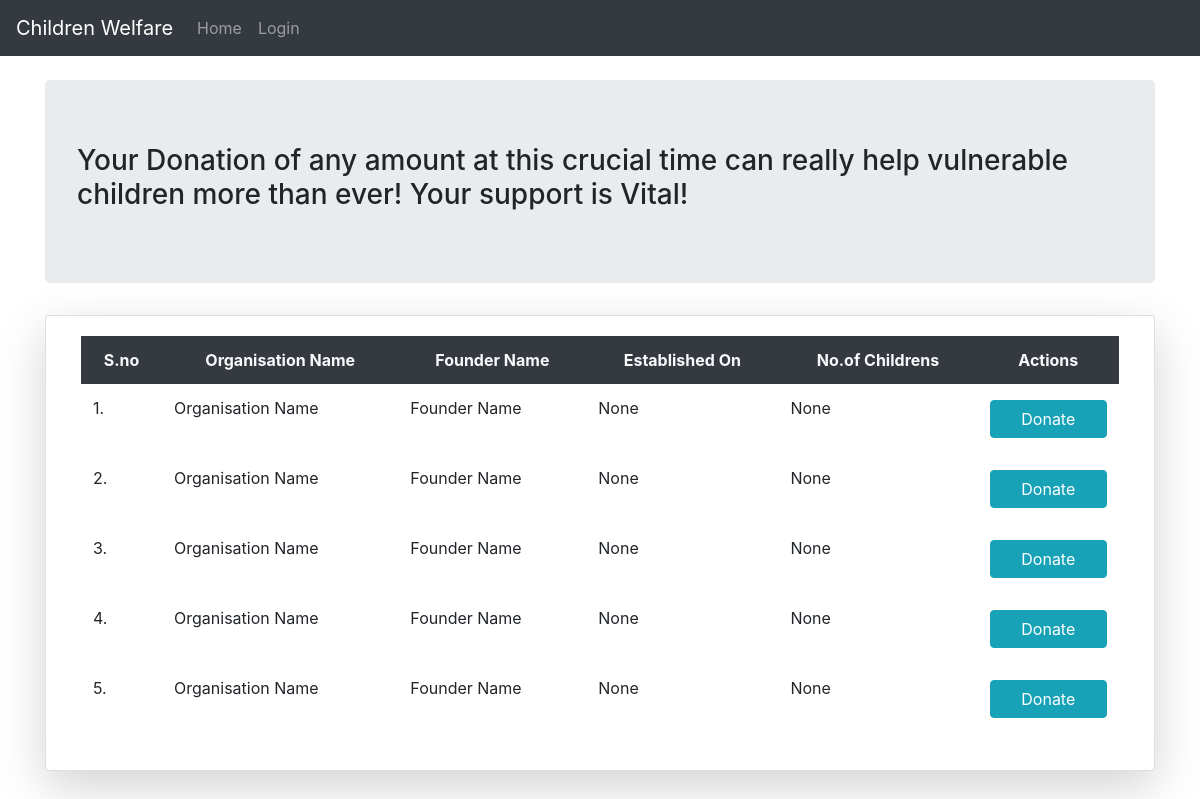
The app's page /details/, older data.
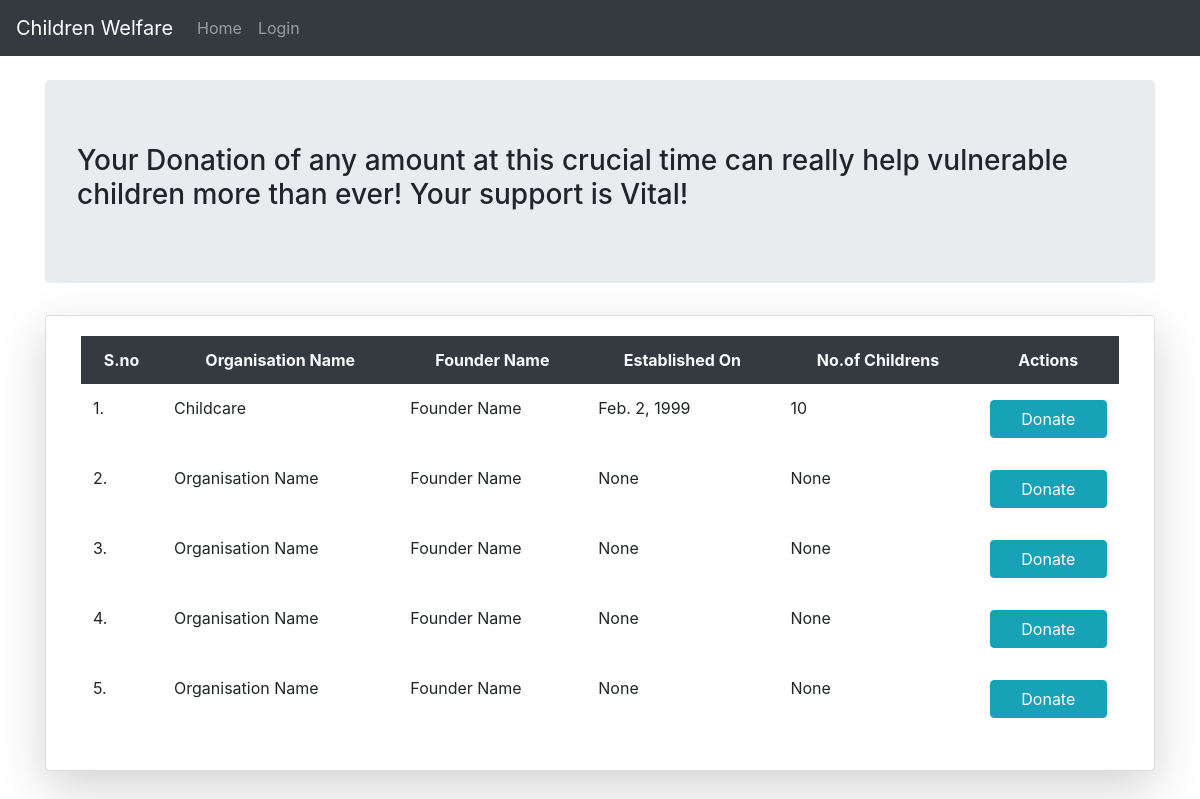
The same page, newer data.
### App/models.py (models this page shows)
class Orgdetails(models.Model):
	org_name=models.CharField(max_length=50,default="Organisation Name")
	found_name=models.CharField(max_length=50,default="Founder Name")
	est_date=models.DateField(null=True)
	no_of_childrens=models.IntegerField(null=True)
	org=models.OneToOneField(User,on_delete=models.CASCADE)

### App/views.py (the view)
# urls.py: path('details/',views.details,name="details"),
def details(request):
	q=Orgdetails.objects.all()
	return render(request,'html/details.html',{'q':q})

### App/templates/html/details.html (shortened to what this page needs)
{% extends 'html/base.html' %}
{% block content %}
<div class="container">
      <div class="jumbotron mt-4">
            <h3>Your Donation of any amount at this crucial time can really help vulnerable children more than ever! Your support is Vital!</h3>
      </div>
		<div class="card col-md mt-2 shadow-lg">
			<div class="card-body">
				<table class="table table-borderless table-center">
					<tr class="bg-dark text-light text-center">
						<th>S.no</th>
						<th>Organisation Name</th>
						<th>Founder Name</th>
						<th>Established On</th>
						<th>No.of Childrens</th>
						<th>Actions</th>
					</tr>
            		{% for i in q %}
            		<tr>
            			<td>{{forloop.counter}}.</td>
            			<td>{{i.org_name}}</td>
            			<td>{{i.found_name}}</td>
            			<td>{{i.est_date}}</td>
            			<td>{{i.no_of_childrens}}</td>
            			<td colspan="3">
            				<a href="{% url 'don' %}" class="btn btn-info col-sm my-1">Donate</a><br>
            			</td>
            		</tr>
            		{% endfor %}
            	</table>
</div>
{% endblock %}

Row changes from the older to the newer data that the page shows:
changed Orgdetails: org_name "Organisation Name" → "Childcare"; est_date "None" → "Feb. 2, 1999"; no_of_childrens "None" → "10"
